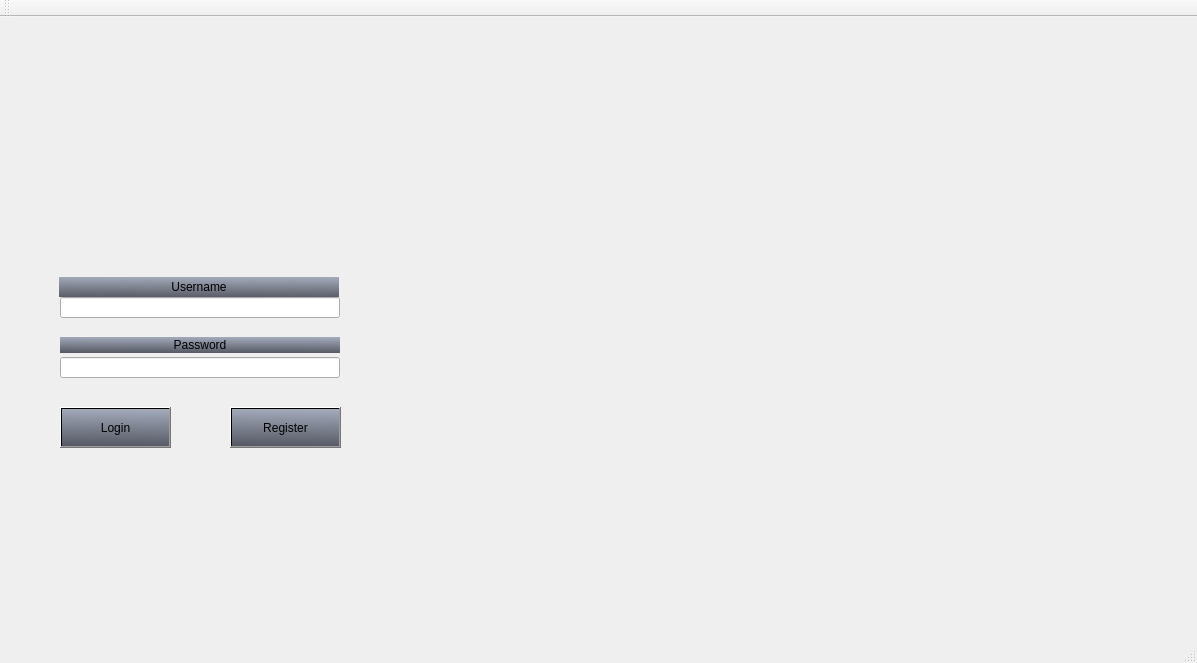
<?xml version="1.0" encoding="UTF-8"?>
<ui version="4.0">
 <class>RegistrationClass</class>
 <widget class="QMainWindow" name="RegistrationClass">
  <property name="geometry">
   <rect>
    <x>0</x>
    <y>0</y>
    <width>1197</width>
    <height>663</height>
   </rect>
  </property>
  <property name="windowTitle">
   <string>Registration</string>
  </property>
  <property name="styleSheet">
   <string notr="true"/>
  </property>
  <widget class="QWidget" name="centralWidget">
   <property name="styleSheet">
    <string notr="true">border-image: url(:/Poze/Resources/background_gradient.png);
</string>
   </property>
   <widget class="QLabel" name="label">
    <property name="enabled">
     <bool>true</bool>
    </property>
    <property name="geometry">
     <rect>
      <x>440</x>
      <y>70</y>
      <width>300</width>
      <height>100</height>
     </rect>
    </property>
    <property name="autoFillBackground">
     <bool>false</bool>
    </property>
    <property name="styleSheet">
     <string notr="true">border-image:transparent;
image:url(:/Poze/Resources/triviador-logo.png);

</string>
    </property>
    <property name="text">
     <string/>
    </property>
   </widget>
   <widget class="QLabel" name="Username">
    <property name="geometry">
     <rect>
      <x>59</x>
      <y>260</y>
      <width>280</width>
      <height>20</height>
     </rect>
    </property>
    <property name="autoFillBackground">
     <bool>false</bool>
    </property>
    <property name="styleSheet">
     <string notr="true">border-image:transparent;
background-color: qlineargradient(spread:reflect, x1:0.474, y1:1, x2:0.504, y2:0, stop:0 rgba(91, 94, 104, 255), stop:1 rgba(163, 170, 186, 255));</string>
    </property>
    <property name="text">
     <string>Username</string>
    </property>
    <property name="alignment">
     <set>Qt::AlignCenter</set>
    </property>
   </widget>
   <widget class="QLineEdit" name="UsernameInput">
    <property name="geometry">
     <rect>
      <x>60</x>
      <y>280</y>
      <width>280</width>
      <height>21</height>
     </rect>
    </property>
    <property name="styleSheet">
     <string notr="true">border-image:transparent;</string>
    </property>
   </widget>
   <widget class="QLabel" name="Password">
    <property name="geometry">
     <rect>
      <x>60</x>
      <y>320</y>
      <width>280</width>
      <height>16</height>
     </rect>
    </property>
    <property name="autoFillBackground">
     <bool>false</bool>
    </property>
    <property name="styleSheet">
     <string notr="true">border-image:transparent;
background-color: qlineargradient(spread:reflect, x1:0.474, y1:1, x2:0.504, y2:0, stop:0 rgba(86, 90, 101, 255), stop:1 rgba(163, 170, 186, 255));</string>
    </property>
    <property name="text">
     <string>Password</string>
    </property>
    <property name="alignment">
     <set>Qt::AlignCenter</set>
    </property>
   </widget>
   <widget class="QLineEdit" name="PassInput">
    <property name="geometry">
     <rect>
      <x>60</x>
      <y>340</y>
      <width>280</width>
      <height>21</height>
     </rect>
    </property>
    <property name="styleSheet">
     <string notr="true">border-image:transparent;</string>
    </property>
   </widget>
   <widget class="QPushButton" name="Login">
    <property name="geometry">
     <rect>
      <x>60</x>
      <y>390</y>
      <width>111</width>
      <height>41</height>
     </rect>
    </property>
    <property name="autoFillBackground">
     <bool>false</bool>
    </property>
    <property name="styleSheet">
     <string notr="true">border-image:transparent;
background-color: qlineargradient(spread:reflect, x1:0.474, y1:1, x2:0.504, y2:0, stop:0 rgba(86, 90, 101, 255), stop:1 rgba(163, 170, 186, 255));</string>
    </property>
    <property name="text">
     <string>Login</string>
    </property>
   </widget>
   <widget class="QPushButton" name="Register">
    <property name="geometry">
     <rect>
      <x>230</x>
      <y>390</y>
      <width>111</width>
      <height>41</height>
     </rect>
    </property>
    <property name="autoFillBackground">
     <bool>false</bool>
    </property>
    <property name="styleSheet">
     <string notr="true">border-image:transparent;
background-color: qlineargradient(spread:reflect, x1:0.474, y1:1, x2:0.504, y2:0, stop:0 rgba(86, 90, 101, 255), stop:1 rgba(163, 170, 186, 255));</string>
    </property>
    <property name="text">
     <string>Register</string>
    </property>
   </widget>
  </widget>
  <widget class="QMenuBar" name="menuBar">
   <property name="geometry">
    <rect>
     <x>0</x>
     <y>0</y>
     <width>1197</width>
     <height>22</height>
    </rect>
   </property>
  </widget>
  <widget class="QToolBar" name="mainToolBar">
   <attribute name="toolBarArea">
    <enum>TopToolBarArea</enum>
   </attribute>
   <attribute name="toolBarBreak">
    <bool>false</bool>
   </attribute>
  </widget>
  <widget class="QStatusBar" name="statusBar"/>
 </widget>
 <layoutdefault spacing="6" margin="11"/>
 <resources>
  <include location="Registration.qrc"/>
 </resources>
 <connections/>
</ui>
